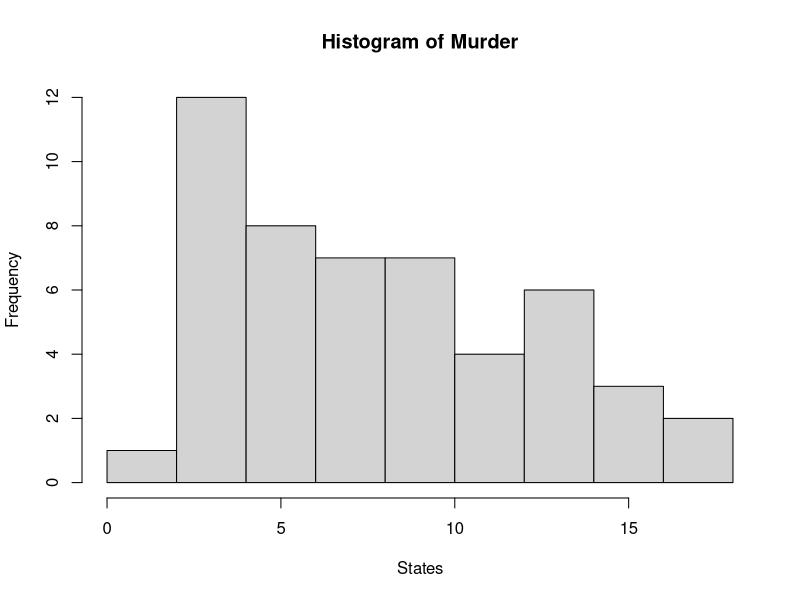
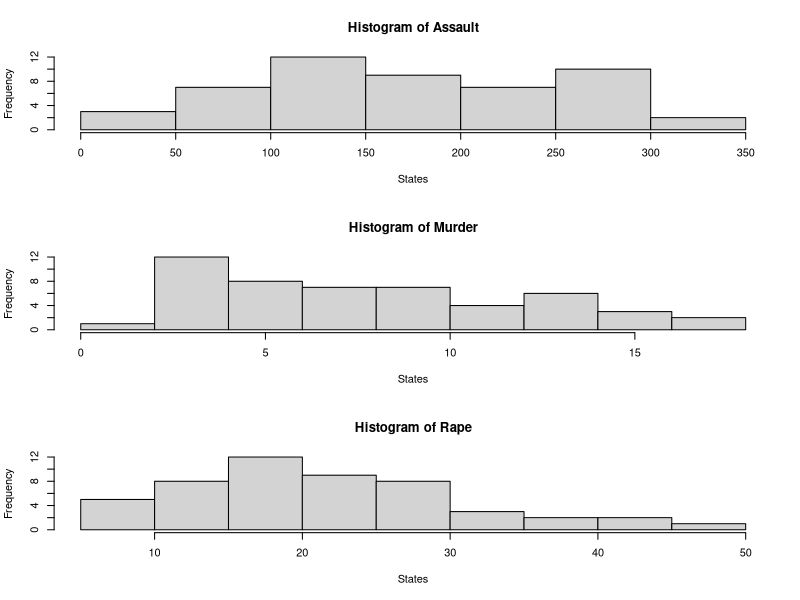

Write R code to recreate these figures, in order.
## ---- chunk 1
knitr::opts_chunk$set(message=FALSE,warning=FALSE, cache=TRUE)
## ---- chunk 2
library(datasets)
## ---- chunk 3
dat <- USArrests
## ---- chunk 4
summary(dat)
names(dat)
## ---- chunk 5
hist(dat$Murder, main = "Histogram of Murder", xlab = "States")

## ---- chunk 6
  summary(dat$Murder)
## ---- chunk 7
summary(dat$Murder)
summary(dat$Assault)
summary(dat$Rape)



par(mfrow=c(3,1))
hist(dat$Assault, main = "Histogram of Assault", xlab = "States")
hist(dat$Murder, main = "Histogram of Murder", xlab = "States")
hist(dat$Rape, main = "Histogram of Rape", xlab = "States")
